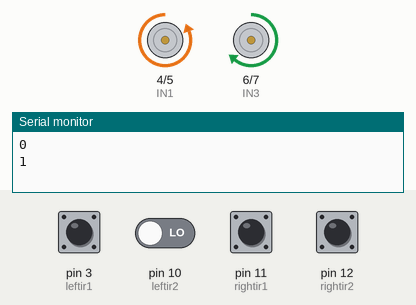
The sketch below on a simulated Arduino Uno, built with avr-gcc and run on an emulated ATmega328P. Shown: motor-driver pin pairs drawn as motors (green arrow = first pin HIGH = forward, orange = second pin HIGH = backward, longer = more drive, scaled by the enable pin), the last lines printed to the serial monitor. The inputs (shaded band) are chosen by the test bench; at power-on: pin 3 (leftir1) HIGH, pin 10 (leftir2), pin 11 (rightir1), pin 12 (rightir2) LOW.

Above: at 1.26 s.
1.3 s: pin 3 (leftir1) pulled LOW for 0.15 s
At 1.53 s:
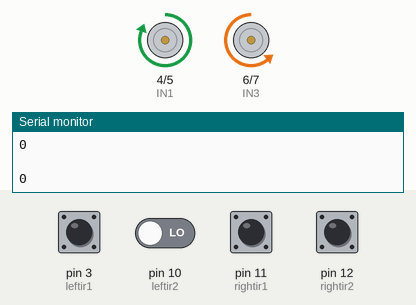
4.3 s: pin 3 (leftir1) driven LOW and pin 10 (leftir2) driven HIGH
7.3 s: pin 3 (leftir1) driven HIGH
At 7.46 s:
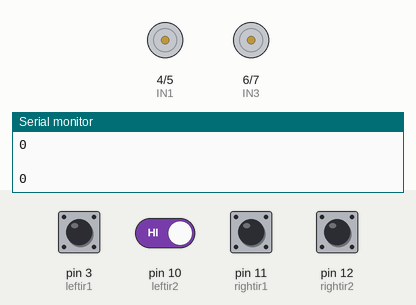
10.3 s: pin 3 (leftir1) driven LOW
Timing chart, 0 to 14.3 s (numbered marks = the images above; inputs shaded):
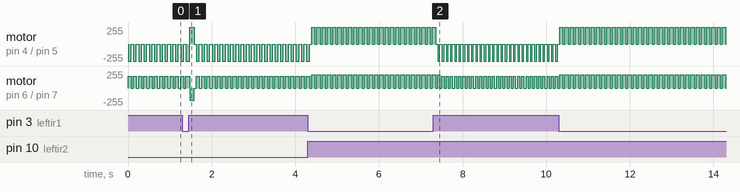

Measured:
- by itself, motor on pin 4 (IN1) / pin 5 (IN2): alternates forward 255/255 for 0.08 s and stopped for 0.05 s
- by itself, motor on pin 6 (IN3) / pin 7 (IN4): alternates forward 200/255 for 0.08 s and stopped for 0.05 s

The sketch:

s2p4Line_follower.ino
```cpp
/*
Code by:
Syed Rafay Hashmi and Wardah Arshad

This is a code for Line following Robot

Hardware:
Is bought from www.munphurid.com
-Arduino UNO
-Motor driver module L298N
-Light weight 3 wheeler chassis
-4 Long range IR Sensors
-Li ion cell with holder
-10 male to female wires

Connections:
Motor driver module and Arduino
-Connect IN1 to pin 4 of Arduino
-Connect IN2 to pin 5 of Arduino
-Connect IN3 to pin 6 of Arduino
-Connect IN4 to pin 7 of Arduino
-Connect ENA to pin 8 of Arduino
-Connect ENB to pin 9 of Arduino
-Connect 5V of module to 5V of Arduino
-Connect GND of module to GND of Arduino

IR sensor and Arduino
- Connect GND of all IR modules to GND of Arduino board.
-	Connect 5V of all IR modules to 5V of Arduino board.
-	Connect OUT of left IR module to pin 3 of the Arduino board.
-	Connect OUT of center left IR module to pin 10 of the Arduino board.
-	Connect OUT of center right IR module to pin 11 of the Arduino board.
-	Connect OUT of right IR module to pin 12 of the Arduino board.

Motors
Connect motors to motor driver module

Battery and all circuits
-Connect +ve wire of battery to 12V of motor driver module
-Connect -ve wire of battery to GND of motor driver module
*/

void forward();       //Forward Function
void right();         // Right Function
void left();          // Left Function
void halt();          //Stop Function

int ENA=8;            //Connect pin of ENA to pin 9
int ENB=9;            //Connect pin of ENB to pin 10

int IN1=4;            //Connect pin of IN1 to pin 5
int IN2=5;            //Connect pin of IN2 to pin 6
int IN3=6;            //Connect pin of IN3 to pin 7
int IN4=7;            //Connect pin of IN4 to pin 8

int ir1,ir2,ir3,ir4;  //defining Variables for IR Sensor

int leftir1 =3;      //MOST LEFT IR SENSOR
int leftir2=10;        // MIDDLE LEFT IR SENSOR
int rightir1=11;       // MIDDLE RIGHT IR SENSOR
int rightir2=12;       // MOST RIGHT IR SENSOR

void forward()        //Forward Function
{
  analogWrite(ENA,200);       //Set speed of motion of motorA
  digitalWrite(IN1,HIGH);
  digitalWrite(IN2,LOW);
  analogWrite(ENB,200);         //Set speed of motion of motorB
  digitalWrite(IN3,HIGH);
  digitalWrite(IN4,LOW);


}
void right()          // Right Function
{
   analogWrite(ENA,180);
   digitalWrite(IN1,HIGH);
   digitalWrite(IN2,LOW);
   analogWrite(ENB,180);
   digitalWrite(IN3,LOW);
   digitalWrite(IN4,HIGH);
}
void left()           // Left Function
{
    analogWrite(ENB,180);
    digitalWrite(IN1,LOW);
    digitalWrite(IN2,HIGH);
    analogWrite(ENA,180);
    digitalWrite(IN3,HIGH);
    digitalWrite(IN4,LOW);


}

 void halt()          // Stop Function
 {
   analogWrite(ENB,0);
   digitalWrite(IN3,LOW);
   digitalWrite(IN4,LOW);
   analogWrite(ENA,0);
   digitalWrite(IN1,LOW);
   digitalWrite(IN2,LOW);
 }


void setup() {
  Serial.begin(9600);
  pinMode(leftir1,INPUT);
  pinMode(leftir2,INPUT);
  pinMode(rightir1,INPUT);
  pinMode(rightir2,INPUT);

  pinMode(ENA,OUTPUT);
  pinMode(IN1,OUTPUT);
  pinMode(IN2,OUTPUT);
  pinMode(IN3,OUTPUT);
  pinMode(IN4,OUTPUT);
  pinMode(ENB,OUTPUT);

}

void loop() {
  ir1=digitalRead(leftir1);
  ir2=digitalRead(leftir2);
  ir3=digitalRead(rightir1);
  ir4=digitalRead(rightir2);

  Serial.println(ir1);
  Serial.println("\t");
  Serial.println(ir2);
  Serial.println("\t");
  Serial.println(ir3);
  Serial.println("\t");
  Serial.println(ir4);


if(ir1==0 && ir2==1 && ir3==1 && ir4==0)
{
  forward();
  delay(75);
  halt();
}
else if(ir1==1 && ir2==1 && ir3==1 && ir4==0)
{
  left();
  delay(50);
  halt();
}
else if(ir1==1 && ir2==0 && ir3==0 && ir4==0)
{
  left();
  delay(75);
  halt();
}
else if(ir1==1 && ir2==1 && ir3==0 && ir4==0)
{
  left();
  delay(50);
  halt();
}
else if(ir1==1 && ir2==1 && ir3==1 && ir4==0)
{
  forward();
  delay(75);
  halt();
}
else if(ir1==0 && ir2==0 && ir3==0 && ir4==1)
{
  right();
  delay(75);
  halt();
}
else if(ir1==0 && ir2==0 && ir3==1 && ir4==1)
{
  right();
  delay(50);
  halt();
}
else if(ir1==0 && ir2==1 && ir3==1 && ir4==1)
{
  forward();
  delay(75);
  halt();
}
else if(ir1==0 && ir2==1 && ir3==0 && ir4==0)
{
  forward();
  delay(75);
  halt();
}
else if(ir1==0 && ir2==0 && ir3==1 && ir4==0)
{
  forward();
  delay(75);
  halt();
}

else if(ir1==0 && ir2==0 && ir3==0 && ir4==0)
{
  left();
  delay(100);
  right();
  delay(100);
  halt();
}
else if(ir1==1 && ir2==1 && ir3==1 && ir4==1)
{
  right();
  delay(100);
  left();
  delay(100);
  halt();
}
else if(ir1==1 && ir2==0 && ir3==1 && ir4==0)
{
  left();
  delay(100);
  halt();
}
else if(ir1==1 && ir2==0 && ir3==1 && ir4==1)
{
  left();
  delay(100);
  halt();
}
else if(ir1==1 && ir2==0 && ir3==0 && ir4==1)
{
  left();
  delay(100);
  halt();
}
else if(ir1==1 && ir2==1 && ir3==0 && ir4==1)
{
  right();
  delay(100);
  halt();
}

delay(50);
}
```
